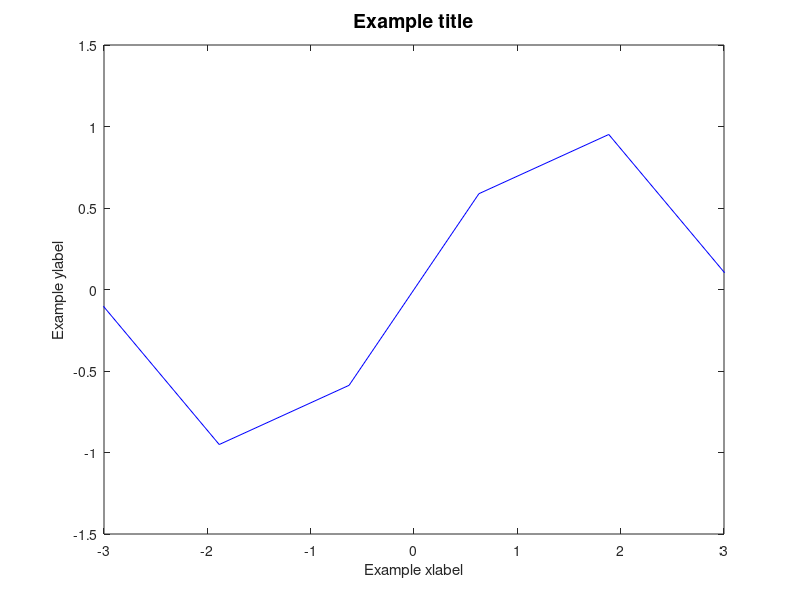
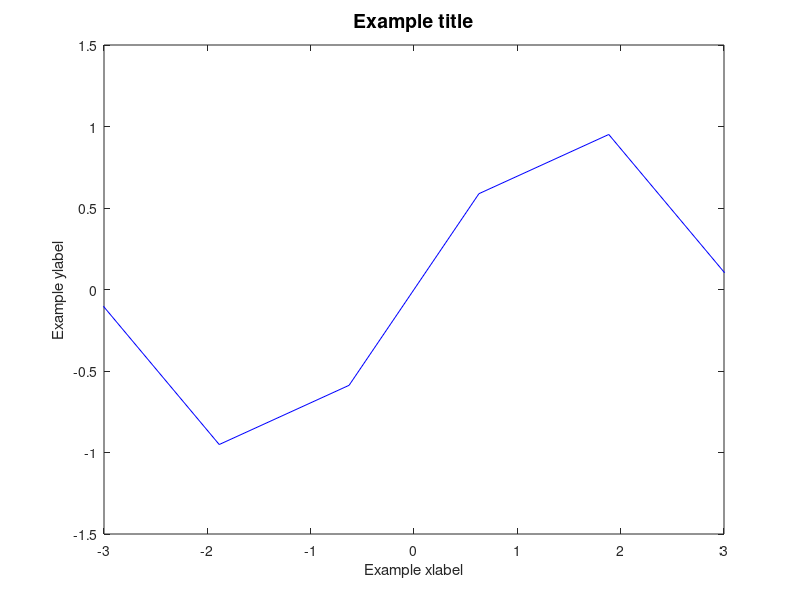
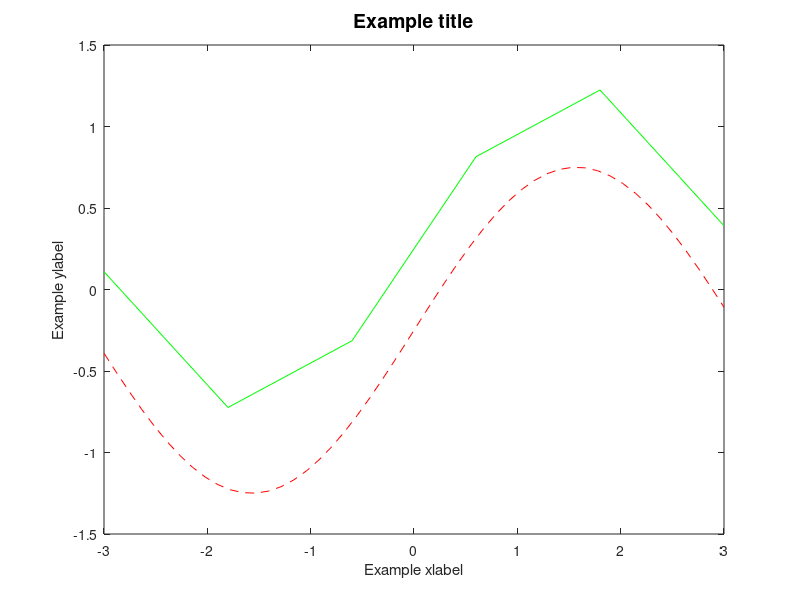
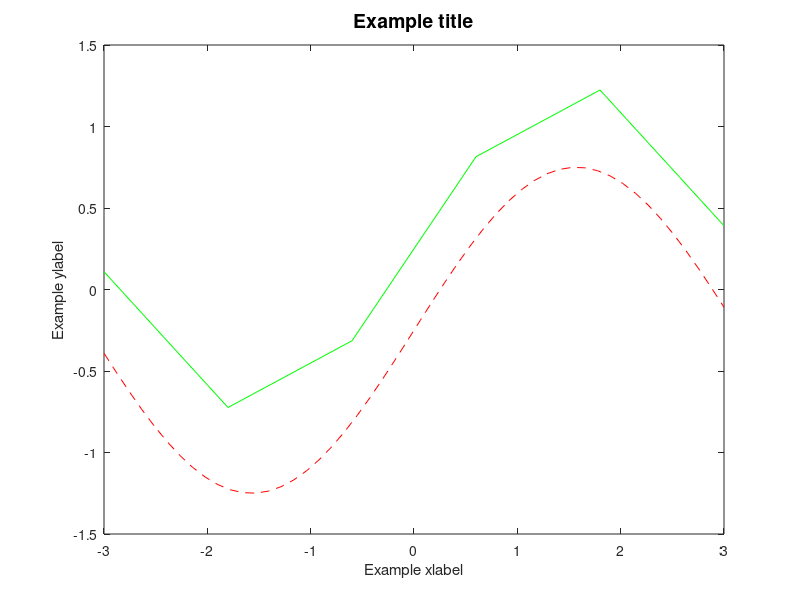

These figures' MATLAB source, in order:
% lab05demo.m 

close all; % IMPORTANT start with this cmd to close all previous figures
clear;
format short;
format compact;

%% p01 Ficticious problem - How to use plot cmd to plot one set of xy data

% IMPORTANT first use figure cmd to create graphics object named p01fig

p01fig = figure;        % IMPORTANT create a figure for each problem
 
% Use linspace cmd to create an array of 6 evenly spaced value for x domain,
% experiment with using a number greater than 6 for a smoother curve

x = linspace(-pi,pi,6); % create x domain
%             |  |  |
%             |  |  number of evenly spaced elements
%             |  upper end of domain
%             low end of domain
y = sin(x);             % create y values

% Use plot cmd to plot one set of xy data

plot(x,y,'-b');         % LineStyle '-b' is for straight (-) blue (b) line

% List of common MATLAB LineStyles, such as '-b' (above)
% 
% -   solid (straight line)
% --  dashed
% .-  dotdash
% -.  dashdot
% o   circle
% *   star
% +   plus
% x   x-mark
% .   point
% :   dotted
% s   square
% d   diamond
% v   triangle (down)
% ^   triangle (up)
% ≶   triangle (left)
% >   triangle (right)
% p   pentagram
% h   hexagram
% 
% List of common MATLAB colors
% 
% r   red           
% g   green         
% b   blue          
% y   yellow        
% c   cyan          
% m   magenta       
% k   black         
% w   white         

axis([-3, 3, -1.5, 1.5]);  % How to use axis cmd to set plot limits
%      |  |   |    |
%      |  |   |    upper y limit
%      |  |   lower y limit
%      |  upper x limit
%      lower x limit

xticks(-3:3);              % How to add tick marks along x-axis
yticks(-1.5:0.5:1.5);      % How to add tick marks along y-axis

% How to add a title with FontSize 14
title('Example title','FontSize',14);

% How to add x and y labels

xlabel('Example xlabel');
ylabel('Example ylabel');

% How to make sure plot or fplot appears in a box

box on; % Use box on; to make sure plot (or fplot) appears in a box

% p01fig.png

% AFTER YOU HAVE FINISHED PLOTTING THEN SAVE THE FIGURE AS FOLLOWS

% How to save figure as a .fig file

savefig(p01fig,'p01fig.fig'); % savefig p01fig as file named p01fig.fig
%       |       |
%       |       file named p01fig.fig
%       figure

% How to save figure as a .png file

print(p01fig, '-dpng','p01fig.png'); % print p01fig as file named p01fig.png
%     |        |      |
%     |        |      |
%     |        |      file named p01fig.png
%     |        use format descriptor (-d) for .png file
%     figure     

clear x y 

%  x1.png   

%% p02 Ficticious problem - How to use plot cmd to plot two sets of xy data

p02fig = figure;

% Create two sets of xy data

x1 = linspace(-3,3,6);
y1 = sin(x1) + 0.25;

x2 = linspace(-3,3,50); 
y2 = sin(x2) - 0.25;

% NOTE
%
% You need to use the hold on cmd if you want data from more than one
% plot (or fplot) cmd to appear on the same figure

hold on;  % Use hold on cmd; to plot two sets of xy data on same figure

plot(x1,y1,'-g');  % '-g' is straight (-) green (g) line
plot(x2,y2,'--r'); % '--r is dashed (--) red (r) line

% Note: next line is same as above 3 lines
% plot(x1,y1,'-g',x2,y2,'--r'); % '-g'  is straight (-) green (g) line
%                               % '--r' is dashed  (--) red   (r) line

axis([-3, 3,-1.5, 1.5]);        % set domain and range limits

xticks(-3:3);                   % add tick marks along x-axis
yticks(-1.5:0.5:1.5);           % add tick marks along y-axis

% add title w/FontSize 14
title('Example title','FontSize',14);

xlabel('Example xlabel');       % add xlabel
ylabel('Example ylabel');       % add ylabel

box on; %  make sure plot (or fplot) appears in a box

savefig(p02fig,'p02fig.fig');       % save p02fig as file named p02fig.fig
print(p02fig,'-dpng','p02fig.png'); % save p02fig as file named p02fig.png

clear x1 y1 x2 y2 

% p02fig.png

%% p03 Ficticious problem - How to use fplot cmd

% Note that the fplot cmds (below) create smooth lines over given domain,
% whereas the plot cmd (above) creates straight line between each given
% xy data points

p03fig = figure;

F = @(x) sin(x)./x;       % Create anonymous function handle F

% Use fplot cmd to fplot anonymous function handle over given domain

fplot(F,[-6,6],'-b'); % fplot F over domain [-6,6] w/straight blue line
%     |   | |   ||
%     |   | |   |line color blue (b)
%     |   | |   linestyle straight (-)
%     |   | domain upper limit
%     |   domain lower limit
%     anonymous function handle

axis([-6, 6,-0.5, 1.25]); % Set limits of fplot domain and range
%      |  |  |    |
%      |  |  |    upper y limit
%      |  |  lower y limit
%      |  upper x limit
%      lower x limit

xticks(-6:2:6);            % add tick marks along x-axis
yticks(-0.5:0.25:1.25);    % add tick marks along y-axis

% add title w/FontSize 14

title('Example title','FontSize',14);

% add labels

xlabel('Example xlabel');
ylabel('Example ylabel');

box on; %  make sure plot or fplot appears in a box

savefig(p03fig, 'p03fig.fig'); % savefig p03fig as file named p03fig.fig
print(p03fig,'-dpng','p03fig.png'); % print p03fig as file named p03fig.png

clear x y F

% p03fig.png

%% p04 Ficticious problem - How to use fplot with 2 anonymous functions

p04fig = figure;

% Create two anonymous function handles F and G

F = @(x) sin(x)-0.25;
G = @(x) sin(x)+0.25;

% Use fplot cmd to fplot function handles F and G over domains [-3,3]

% NOTE
%
% You need to use the hold on cmd if you want data from more than one
% plot (or fplot) cmd to appear on the same figure

hold on;               % hold on to current axes to fplot 2 functions in
                       % one figure

fplot(F,[-3,3],'-g');  % fplot F over domain [-3,3] w/solid green line (-g)
fplot(G,[-3,3],'--r'); % fplot F over domain [-3,3] w/dashed red line (--r)

axis([-3, 3, -1.5, 1.5]); % Set limits of fplot domain and range
%      |  |   |    |
%      |  |   |    upper y limit
%      |  |   lower y limit
%      |  upper x limit
%      lower x limit

xticks(-3:3);          % add tick marks along x-axis
yticks(-1.5:0.5:1.5);  % add tick marks along y-axis

title('Example title','FontSize',14); % add title w/FontSize 14

% set labels

xlabel('Example xlabel');
ylabel('Example ylabel');

box on;

savefig(p04fig, 'p04fig.fig'); % savefig p04fig as file named p04fig.fig
print(p04fig,'-dpng','p04fig.png'); % print p04fig as file named p04fig.png

clear x1 y1 x2 y2 F G

% p04fig.png

%% p05 Ficticious problem, how to use plot cmd with 2 anonymous functions
%
% Given the parametric equations of a cicle calculate the 2 sets of xy data
% in Quadrants I and III using anonymous function handles.  Then use the
% plot cmd for plotting those two sets of xy data

p05fig = figure;

% Given parametric equations for unit circle,
%
% x = cos(t)
% y = sin(t)

% Create anonymous function handles F,G for above parametric equations

F = @(t) cos(t); % F is parameterized x values of circle 
G = @(t) sin(t); % G is parameterized y values of circle

% Create two domains of theta values, t1,t2, for Quadrants I and III

t1 = linspace(0,pi/2,30);     % t1 is theta values for Quadrant I
t2 = linspace(pi,3*pi/2,30);  % t2 is theta values for Quadrant III

% Use anonymous function handles F,G to generate two sets of xy data
% for the two line segments, x1,y2 and x2,y2

% Generate x1,y1 data for Quadrant I line segment

x1 = F(t1); % Use F to generate x values for t1
y1 = G(t1); % Use G to generate y values for t1

% Generate x2,y2 data for Quadrant III line segment

x2 = F(t2); % Use F to generate x values for t2
y2 = G(t2); % Use G to generate y values fof t2

% Use plot cmd to plot the two sets of data, x1,y1 and x2,y2

plot(x1,y1,'--b',x2,y2,'--r'); % x1,y1,dashed blue,x2,y2,dashed red
axis([-1.5,1.5,-1.5,1.5]);     % set limits of plot domain and range
title('Example title','FontSize',14); % add title w/FontSize 14
xlabel('Example xlabel');      % add xlabel
ylabel('Example ylabel');      % add ylabel
xticks(-1.5:0.5:1.5);          % add tick marks along x-axis
yticks(-1.5:0.5:1.5);          % add tick marks along y-axis
box on;                        % make sure plot (or fplot) appears in a box

% How to save the plot as a .fig and .png file

% AFTER YOU HAVE FINISHED PLOTTING THEN SAVE THE FIGURE AS FOLLOWS

savefig(p05fig,'p05fig.fig'); % save p05fig as file named p05fig.fig
print(p05fig,'-dpng','p05fig.png'); % save p05fig as file named p05fig.png

clear x1 x2 y1 y2 t1 t2 F G